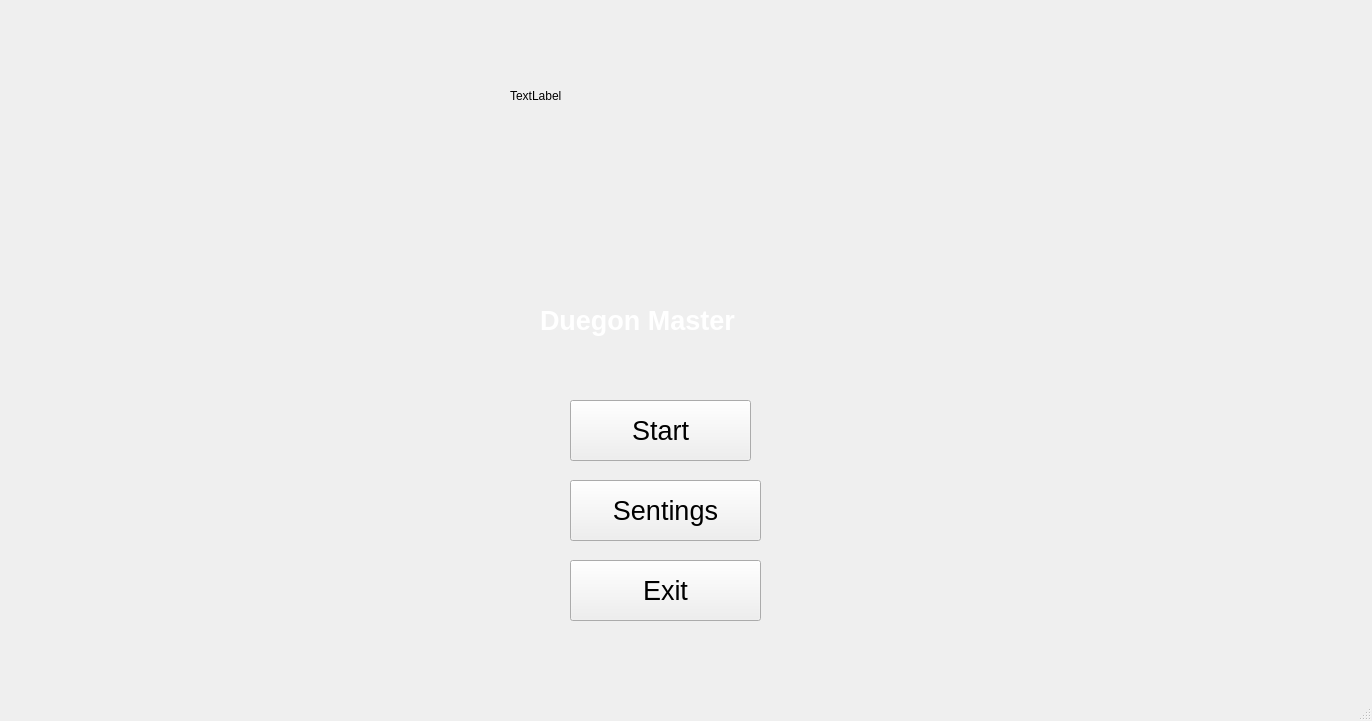
<?xml version="1.0" encoding="UTF-8"?>
<ui version="4.0">
 <class>Start</class>
 <widget class="QMainWindow" name="Start">
  <property name="geometry">
   <rect>
    <x>0</x>
    <y>0</y>
    <width>1372</width>
    <height>721</height>
   </rect>
  </property>
  <property name="windowTitle">
   <string>MainWindow</string>
  </property>
  <widget class="QWidget" name="centralwidget">
   <widget class="QLabel" name="label">
    <property name="geometry">
     <rect>
      <x>540</x>
      <y>290</y>
      <width>261</width>
      <height>61</height>
     </rect>
    </property>
    <property name="palette">
     <palette>
      <active>
       <colorrole role="WindowText">
        <brush brushstyle="SolidPattern">
         <color alpha="255">
          <red>255</red>
          <green>255</green>
          <blue>255</blue>
         </color>
        </brush>
       </colorrole>
       <colorrole role="Text">
        <brush brushstyle="SolidPattern">
         <color alpha="255">
          <red>255</red>
          <green>255</green>
          <blue>255</blue>
         </color>
        </brush>
       </colorrole>
       <colorrole role="PlaceholderText">
        <brush brushstyle="SolidPattern">
         <color alpha="128">
          <red>255</red>
          <green>255</green>
          <blue>255</blue>
         </color>
        </brush>
       </colorrole>
      </active>
      <inactive>
       <colorrole role="WindowText">
        <brush brushstyle="SolidPattern">
         <color alpha="255">
          <red>255</red>
          <green>255</green>
          <blue>255</blue>
         </color>
        </brush>
       </colorrole>
       <colorrole role="Text">
        <brush brushstyle="SolidPattern">
         <color alpha="255">
          <red>255</red>
          <green>255</green>
          <blue>255</blue>
         </color>
        </brush>
       </colorrole>
       <colorrole role="PlaceholderText">
        <brush brushstyle="SolidPattern">
         <color alpha="128">
          <red>255</red>
          <green>255</green>
          <blue>255</blue>
         </color>
        </brush>
       </colorrole>
      </inactive>
      <disabled>
       <colorrole role="WindowText">
        <brush brushstyle="SolidPattern">
         <color alpha="255">
          <red>120</red>
          <green>120</green>
          <blue>120</blue>
         </color>
        </brush>
       </colorrole>
       <colorrole role="Text">
        <brush brushstyle="SolidPattern">
         <color alpha="255">
          <red>120</red>
          <green>120</green>
          <blue>120</blue>
         </color>
        </brush>
       </colorrole>
       <colorrole role="PlaceholderText">
        <brush brushstyle="SolidPattern">
         <color alpha="128">
          <red>0</red>
          <green>0</green>
          <blue>0</blue>
         </color>
        </brush>
       </colorrole>
      </disabled>
     </palette>
    </property>
    <property name="font">
     <font>
      <pointsize>20</pointsize>
      <weight>75</weight>
      <bold>true</bold>
     </font>
    </property>
    <property name="cursor">
     <cursorShape>ArrowCursor</cursorShape>
    </property>
    <property name="text">
     <string>Duegon Master</string>
    </property>
   </widget>
   <widget class="QPushButton" name="Vpered">
    <property name="geometry">
     <rect>
      <x>570</x>
      <y>400</y>
      <width>181</width>
      <height>61</height>
     </rect>
    </property>
    <property name="font">
     <font>
      <pointsize>20</pointsize>
     </font>
    </property>
    <property name="text">
     <string>Start</string>
    </property>
   </widget>
   <widget class="QPushButton" name="pushButton_2">
    <property name="geometry">
     <rect>
      <x>570</x>
      <y>480</y>
      <width>191</width>
      <height>61</height>
     </rect>
    </property>
    <property name="font">
     <font>
      <pointsize>20</pointsize>
     </font>
    </property>
    <property name="text">
     <string>Sentings</string>
    </property>
   </widget>
   <widget class="QPushButton" name="exit">
    <property name="geometry">
     <rect>
      <x>570</x>
      <y>560</y>
      <width>191</width>
      <height>61</height>
     </rect>
    </property>
    <property name="font">
     <font>
      <pointsize>20</pointsize>
     </font>
    </property>
    <property name="text">
     <string>Exit</string>
    </property>
   </widget>
   <widget class="QLabel" name="logo">
    <property name="geometry">
     <rect>
      <x>510</x>
      <y>30</y>
      <width>511</width>
      <height>131</height>
     </rect>
    </property>
    <property name="text">
     <string>TextLabel</string>
    </property>
   </widget>
  </widget>
  <widget class="QMenuBar" name="menubar">
   <property name="geometry">
    <rect>
     <x>0</x>
     <y>0</y>
     <width>1372</width>
     <height>26</height>
    </rect>
   </property>
  </widget>
  <widget class="QStatusBar" name="statusbar"/>
 </widget>
 <resources/>
 <connections/>
</ui>
